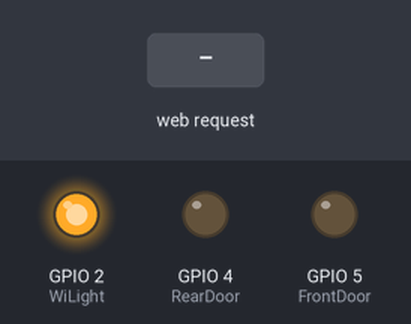
The sketch below on a simulated ESP8266 (NodeMCU). On the bench: output pins drawn as LEDs (lit = HIGH). The inputs (shaded band) are chosen by the test bench. WiFi joins after 1.5 s; servers stay silent unless stated; what the sketch prints to the serial monitor is not drawn.

Above: at 2.7 s.
2.8 s: HTTP request GET /Rear received
At 2.92 s:
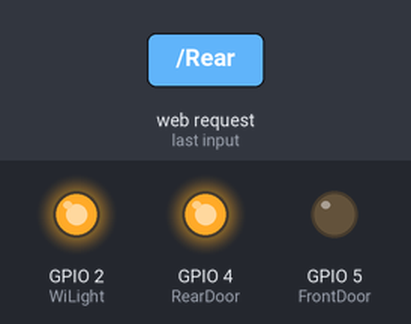
4.5 s: HTTP request GET /Front received
At 4.62 s:
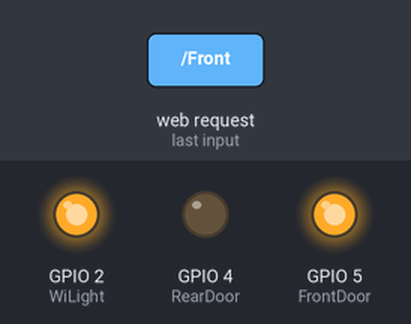
Timing chart, 0 to 7.5 s (numbered marks = the images above; inputs shaded):
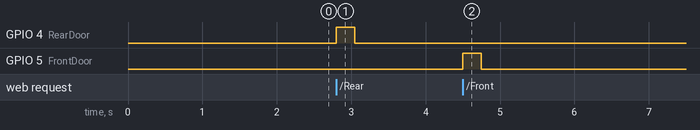

The sketch:

Doorbell.ino
```cpp
#include <ESP8266WiFi.h>
#include <WiFiClient.h>
#include <ESP8266WebServer.h>
// created with help from circuits4you.com NodeMCU ESP8266 Arduino WiFi Web Server LED on off control
//https://circuits4you.com/2018/02/05/esp8266-arduino-wifi-web-server-led-on-off-control/
//https://github.com/rutschsr/UnifiESPDoorbell
//---------------------------------------------------------------
//Our HTML webpage contents:
const char MAIN_page[] PROGMEM = R"=====(
<!DOCTYPE html>
<html>
<body>
<center>
<h1>WiFi Doorbell Chime Ringer</h1><br>
Ciclk to Ring <a href="Front">Front Doorbell</a><br>
Ciclk to Ring <a href="Rear">Rear Doorbell</a><br>
<hr>
<a href="https://github.com/rutschsr/UnifiESPDoorbell">Github</a>
</center>
2021 June 11
<br>
Sam Rutschilling
<br>
v1.1
</body>
</html>
)=====";
//---------------------------------------------------------------
//On board LED Connected to GPIO2
//#define LED 2
#define FrontDoor 5
#define RearDoor 4
#define WiLight 2

//SSID and Password of your WiFi router
const char* ssid = "SSID";
const char* password = "Password";

//Declare a global object variable from the ESP8266WebServer class.
ESP8266WebServer server(80); //Server on port 80


void handleRoot() {
 String s = MAIN_page; //Read HTML contents
 server.send(200, "text/html", s); //Send web page
}

void handleFront() {

 digitalWrite(FrontDoor,HIGH); //LED is connected in reverse
 //server.send(200, "text/html", "LED is ON"); //Send ADC value only to client ajax request
 delay(250);
 digitalWrite(FrontDoor,LOW);
 handleRoot();

}

void handleRear() {
 digitalWrite(RearDoor,HIGH);
 delay(250);
 digitalWrite(RearDoor,LOW);
 handleRoot();
}

void setup(void){
  Serial.begin(115200);

  WiFi.begin(ssid, password);     //Connect to Wifi
  Serial.println("");

//Define Pins for 3 outputs
  pinMode(FrontDoor,OUTPUT);
  pinMode(RearDoor,OUTPUT);
  pinMode(WiLight,OUTPUT);
  //Power on LED state off
  digitalWrite(FrontDoor,LOW);
  digitalWrite(RearDoor,LOW);
  digitalWrite(WiLight,LOW);

  // Wait for connection
  while (WiFi.status() != WL_CONNECTED) {
    delay(500);
    Serial.print(".");
  }
  //If connection successful turn on LED
  digitalWrite(WiLight,HIGH);

  server.on("/", handleRoot);      //Which routine to handle at root location. This is display page
  server.on("/Rear", handleRear);
  server.on("/Front", handleFront);

  server.begin();                  //Start server
  Serial.println("HTTP server started");
}
  void(* resetFunc) (void) = 0;//declare reset function at address 0

void loop(void){
  server.handleClient(); //Handle client requests
  //handle Wifi Disconnects:
  if (WiFi.status() != WL_CONNECTED){
    resetFunc(); //Just Resets the device if Wifi Disconnects, then it can gracefully reconnect
  }

  }
```

Measured:
- after the input at 2.8 s, GPIO 4 (RearDoor): LOW → HIGH at once, → LOW 0.25 s later
- after the input at 4.5 s, GPIO 5 (FrontDoor): LOW → HIGH at once, → LOW 0.25 s later
